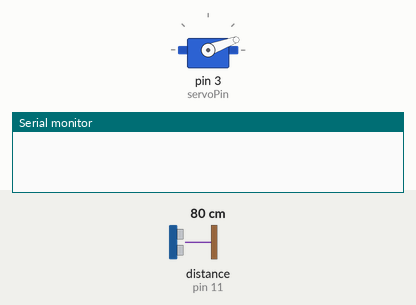
The sketch below on a simulated Arduino Uno, built with avr-gcc and run on an emulated ATmega328P. Shown: servo, the last lines printed to the serial monitor. Wiring (inferred from the names in the program): ultrasonic range finder: trigger pin 12; echo pin 11. Inputs (shaded band) come from the test bench; at power-on: distance to the obstacle (sensor on pin 11) 80 cm. The echo pulse lasts 58.3 µs per cm.

Above: at 0.1 s.
At 5.9 s:
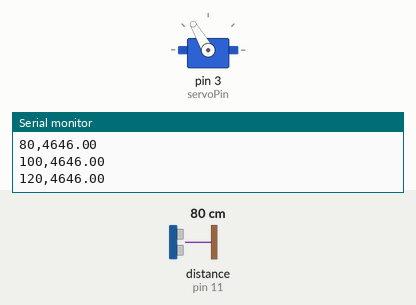
6.0 s: distance to the obstacle (sensor on pin 11) set to 250 cm
At 6.4 s:
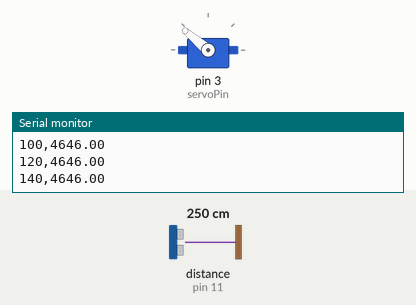
Timing chart, 0 to 16.1 s (numbered marks = the images above; inputs shaded):
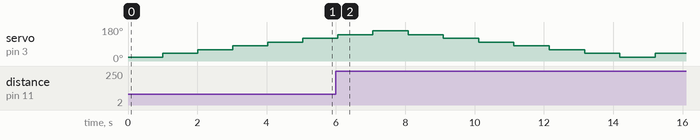

The sketch:

Codigo_arduino_principal.ino
```cpp
/* Radar Ultrasonido
 *  integrando: Servo - Barrido
 *  y Sensor Ultrasonido HC-SR04
 *  http://blog.espol.edu.ec/edelros/category/arduino/radar-ultrasonido/
 *  La lectura del ultrasonido se convierte en una función UnPulso()
 *  Los datos de las lecturas se envian por Serial
 *  Tarea: Desarrollar el procesamiento de los datos en Python
 */

#include <Servo.h>

// Servo Pin y Objeto
int servoPin = 3;
Servo Servo1;

int avance = 20;
int angulo = avance;
int espera = 1000; //ms

int a = angulo;
int b = 180 - avance;

// Disparo del PULSO, Sensor del Retorno de pulso
int TriggerPin = 12;
int EchoPin = 11;

// tiempos: pulso, sin pulso, eco
int tpulsoON = 15;
int tpulsoOFF = 2000;
int dt_apaga = 10;
float dt_Echo;

void setup(){
    Serial.begin(9600);

    Servo1.attach(servoPin);

    pinMode(TriggerPin, OUTPUT);
    pinMode(EchoPin, INPUT);
}
void loop(){
    Servo1.write(angulo);
    dt_Echo = UnPulso();

    delay(espera);
    angulo = angulo + avance;

    // Sentido de rotación
    if (angulo>=b or angulo<=a){
        avance = -avance;
    }

    // Salida a Serial
    Serial.print(angulo);
    Serial.print(",");
    Serial.println(dt_Echo);
}

float UnPulso(){
    // tiempo entre PULSOs: tpulsoOFF
    digitalWrite(TriggerPin, LOW);
    delayMicroseconds(tpulsoOFF);
    // Dispara PULSO de duración: tpulsoON
    digitalWrite(TriggerPin, HIGH);
    delayMicroseconds(tpulsoON);
    digitalWrite(TriggerPin, LOW);
    delayMicroseconds(dt_apaga);

    // Lectura sensor pulso: tiempo de echo
    dt_Echo = pulseIn(EchoPin, HIGH);
    return dt_Echo;
}
```
